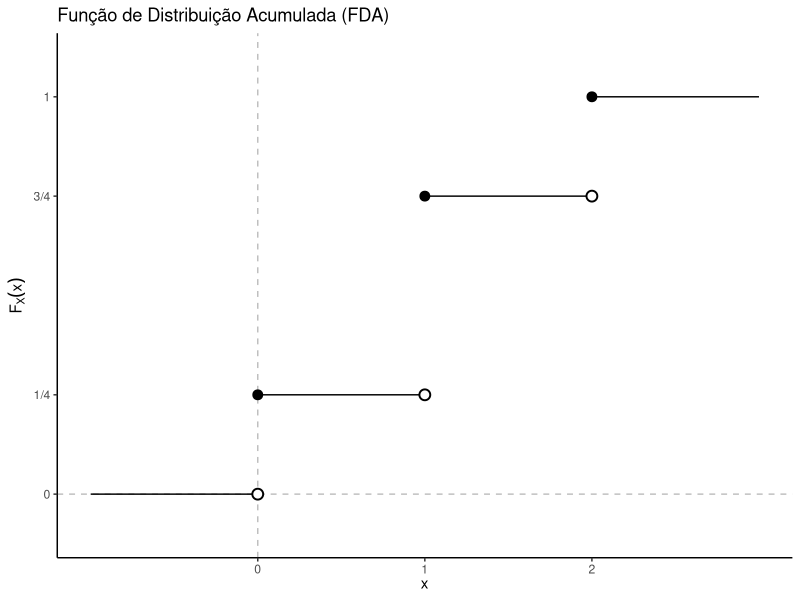
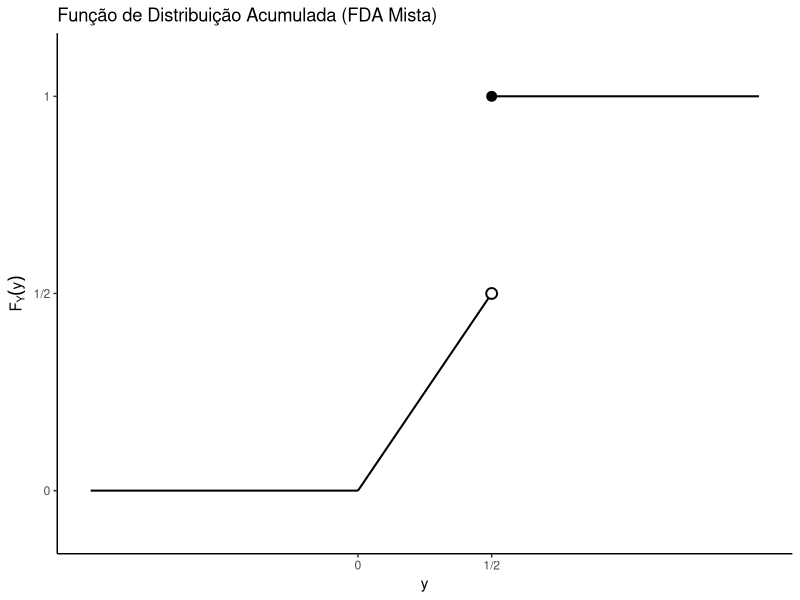
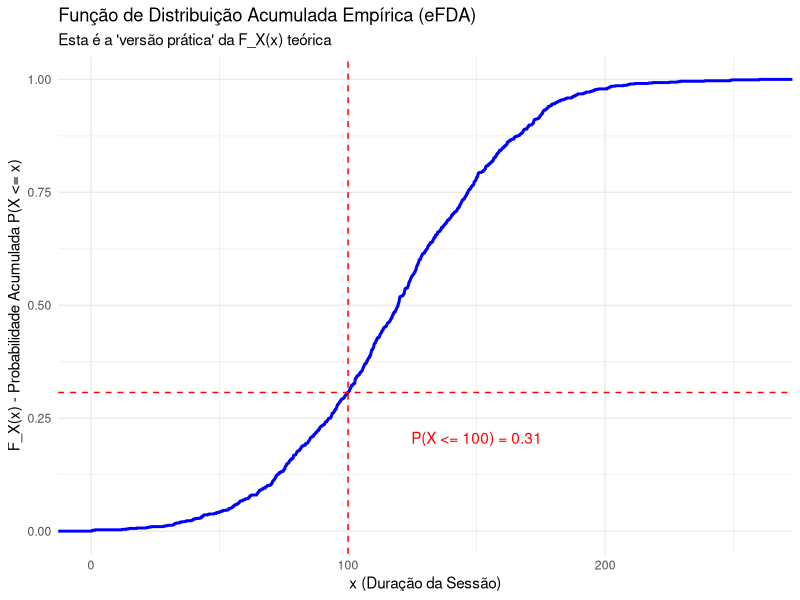
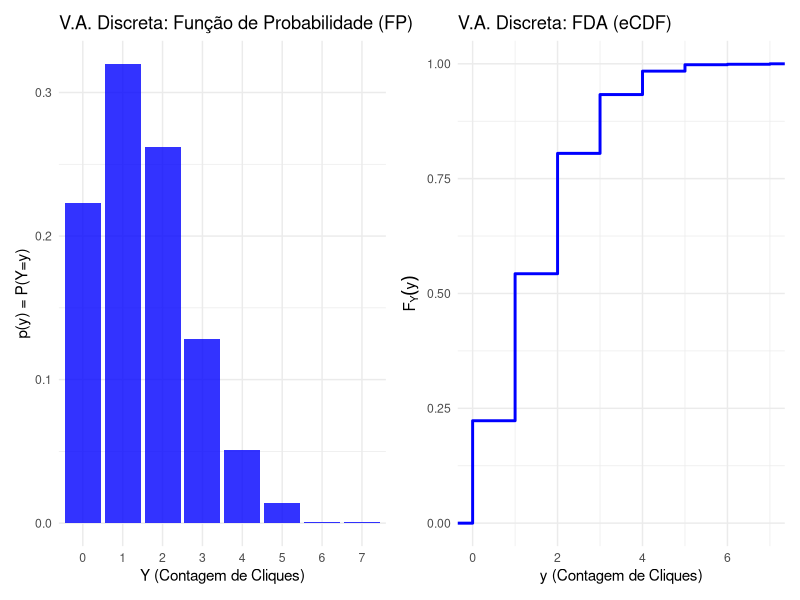
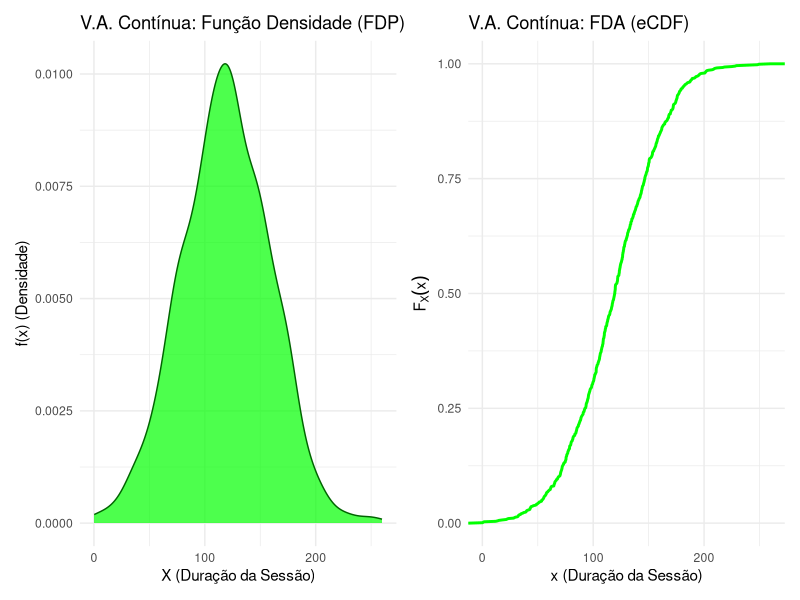
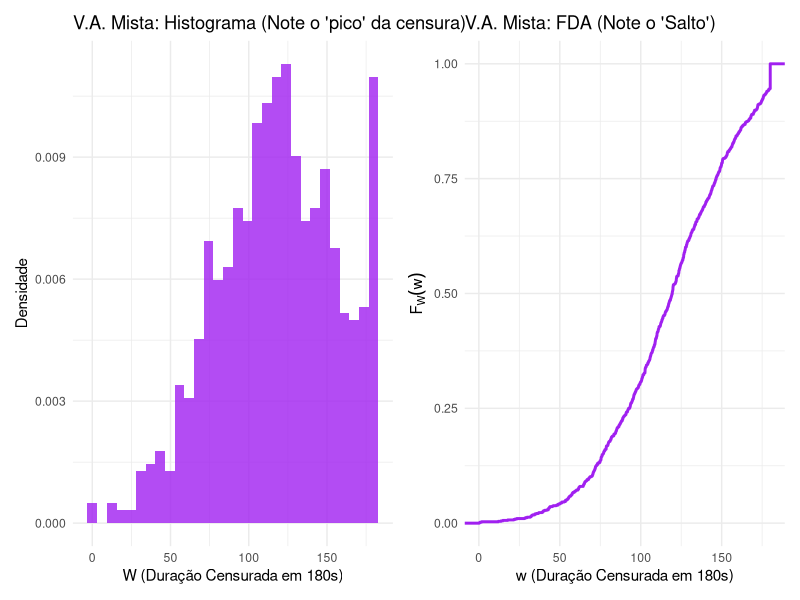

Reproduce these figures in R, in order.
## ---- chunk 1
#| echo: FALSE
#| message: false
#| warning: false

library(ggplot2)

df_segmentos <- data.frame(
  x = c(-1, 0, 1, 2),    # Coordenada x inicial
  xend = c(0, 1, 2, 3),  # Coordenada x final
  y = c(0, 1/4, 3/4, 1) # Coordenada y (constante)
)

# Estes são os pontos (x, y) onde o degrau *começa*
df_fechado <- data.frame(
  x = c(0, 1, 2),
  y = c(1/4, 3/4, 1)
)

# Estes são os pontos (x, y) onde o degrau anterior *termina*
df_aberto <- data.frame(
  x = c(0, 1, 2),
  y = c(0, 1/4, 3/4)
)

ggplot() +
  geom_hline(yintercept = 0, color = "gray", linetype = "dashed") +
  geom_vline(xintercept = 0, color = "gray", linetype = "dashed") +
  geom_segment(data = df_segmentos, 
        	 	  aes(x = x, y = y, xend = xend, yend = y), 
        		  color = "black") +

  geom_point(data = df_fechado, aes(x = x, y = y), 
    		  shape = 19, color = "black", size = 3) +
  
  geom_point(data = df_aberto, aes(x = x, y = y), 
    		  shape = 21, color = "black", fill = "white", size = 3, stroke = 1) +
  labs(
    title = "Função de Distribuição Acumulada (FDA)",
    x = expression(x),
    y = expression(F[X](x))
  ) +
  scale_y_continuous(
    breaks = c(0, 1/4, 3/4, 1),
    labels = c("0", "1/4", "3/4", "1"),
    limits = c(-0.1, 1.1) # Adiciona um pouco de espaço
  ) +
  scale_x_continuous(
    breaks = c(0, 1, 2),
    limits = c(-1, 3) # Adiciona um pouco de espaço
  ) +
  theme_classic()
## ---- chunk 2
#| echo: false
#| warning: false
#| message: false

library(ggplot2)

df_segmentos <- data.frame(
  x = c(-1, 0, 1/2),      # Coordenada x inicial
  y = c(0, 0, 1),        # Coordenada y inicial
  xend = c(0, 1/2, 1.5),  # Coordenada x final
  yend = c(0, 1/2, 1)    # Coordenada y final
)

# Ponto aberto (○) no final da rampa
df_aberto <- data.frame(x = 1/2, y = 1/2)

# Ponto fechado (●) no início do salto
df_fechado <- data.frame(x = 1/2, y = 1)

ggplot() +
  geom_segment(data = df_segmentos, 
               aes(x = x, y = y, xend = xend, yend = yend), 
               color = "black",
               linewidth = 0.7) + # Aumenta a espessura da linha
  geom_point(data = df_fechado, aes(x = x, y = y), 
             shape = 19, color = "black", size = 3) +
  geom_point(data = df_aberto, aes(x = x, y = y), 
             shape = 21, color = "black", fill = "white", size = 3, stroke = 1) +
  labs(
    title = "Função de Distribuição Acumulada (FDA Mista)",
    x = "y",
    y = expression(F[Y](y))
  ) +
  
  scale_y_continuous(
    breaks = c(0, 1/2, 1),
    labels = c("0", "1/2", "1"),
    limits = c(-0.1, 1.1) # Adiciona um pouco de espaço
  ) +
  
  scale_x_continuous(
    breaks = c(0, 1/2),
    labels = c("0", "1/2"),
    limits = c(-1, 1.5) # Adiciona um pouco de espaço
  ) +
  
  theme_classic()
## ---- chunk 3
#| warning: false
#| message: false
library(tidyverse)
library(patchwork)

# Usando os dados da aula anterior
set.seed(42)
Omega_data <- tibble(
  user_id = 1:1000,
  X_session_duration = abs(rnorm(1000, 120, 40)), 
  Y_click_count = rpois(1000, 1.5),
  Z_is_vip = sample(c(0, 1), 1000, replace = TRUE, prob = c(0.9, 0.1))
)

# Criando a V.A. Mista (Dados Censurados)
# Vamos "censurar" ou "capar" a duração em 180s (timeout)
# W = min(X, 180)
Omega_data <- Omega_data |>
  mutate(
    W_duration_censored = pmin(X_session_duration, 180)
  )
## ---- chunk 4
# Qual a P(Duração da Sessão <= 100 segundos)?
x_threshold <- 100

# Usamos mean() que age como P(A) = count(A) / count(Omega)
prob_acumulada <- Omega_data  |>
  summarise(
    F_X_de_100 = mean(X_session_duration <= x_threshold)
  )  |>
  pull(F_X_de_100)

cat("Estimativa de F_X(100):", prob_acumulada, "\n")
## ---- chunk 5
# O valor que acabamos de calcular
x_val <- 100
y_val <- prob_acumulada

ggplot(Omega_data, aes(x = X_session_duration)) +
  # Plota a eFDA
  stat_ecdf(geom = "step", color = "blue", linewidth = 1) +
  
  # Linhas de anotação para o nosso ponto
  geom_hline(yintercept = y_val, color = "red", linetype = "dashed") +
  geom_vline(xintercept = x_val, color = "red", linetype = "dashed") +
  
  # Anotação
  annotate("text", x = 150, y = y_val - 0.1, 
           label = paste0("P(X <= 100) = ", round(y_val, 2)), 
           color = "red") +
  
  labs(
    title = "Função de Distribuição Acumulada Empírica (eFDA)",
    subtitle = "Esta é a 'versão prática' da F_X(x) teórica",
    x = "x (Duração da Sessão)",
    y = "F_X(x) - Probabilidade Acumulada P(X <= x)"
  ) +
  theme_minimal()
## ---- chunk 6
# Função de Probabilidade (FP) - Gráfico de Barras
p1 <- Omega_data |>
  count(Y_click_count) |>
  mutate(prob = n / sum(n)) |>
  ggplot(aes(x = factor(Y_click_count), y = prob)) +
  geom_col(fill = "blue", alpha = 0.8) +
  labs(title = "V.A. Discreta: Função de Probabilidade (FP)",
       x = "Y (Contagem de Cliques)",
       y = "p(y) = P(Y=y)") +
  theme_minimal()

# Função de Distribuição (FDA) - Gráfico de Degraus
p2 <- ggplot(Omega_data, aes(x = Y_click_count)) +
  stat_ecdf(geom = "step", color = "blue", linewidth = 1) +
  labs(title = "V.A. Discreta: FDA (eCDF)",
       x = "y (Contagem de Cliques)",
       y = expression(F[Y](y))) +
  theme_minimal()

# Combinar gráficos
p1 + p2
## ---- chunk 7
# Função Densidade de Probabilidade (FDP) - Gráfico de Densidade
p3 <- ggplot(Omega_data, aes(x = X_session_duration)) +
  geom_density(fill = "green", color = "darkgreen", alpha = 0.7) +
  labs(title = "V.A. Contínua: Função Densidade (FDP)",
       x = "X (Duração da Sessão)",
       y = "f(x) (Densidade)") +
  theme_minimal()

# Função de Distribuição (FDA) - Curva Suave
p4 <- ggplot(Omega_data, aes(x = X_session_duration)) +
  stat_ecdf(geom = "line", color = "green", linewidth = 1) +
  labs(title = "V.A. Contínua: FDA (eCDF)",
       x = "x (Duração da Sessão)",
       y = expression(F[X](x))) +
  theme_minimal()

# Combinar gráficos
p3 + p4
## ---- chunk 8
# "Densidade" - Histograma (note o pico!)
p5 <- ggplot(Omega_data, aes(x = W_duration_censored)) +
  geom_histogram(aes(y = after_stat(density)), bins = 30, fill = "purple", alpha = 0.8) +
  labs(title = "V.A. Mista: Histograma (Note o 'pico' da censura)",
       x = "W (Duração Censurada em 180s)",
       y = "Densidade") +
  theme_minimal()

p6 <- ggplot(Omega_data, aes(x = W_duration_censored)) +
  stat_ecdf(geom = "step", color = "purple", linewidth = 1) +
  labs(title = "V.A. Mista: FDA (Note o 'Salto')",
       x = "w (Duração Censurada em 180s)",
       y = expression(F[W](w))) +
  theme_minimal()

# Combinar gráficos
p5 + p6
